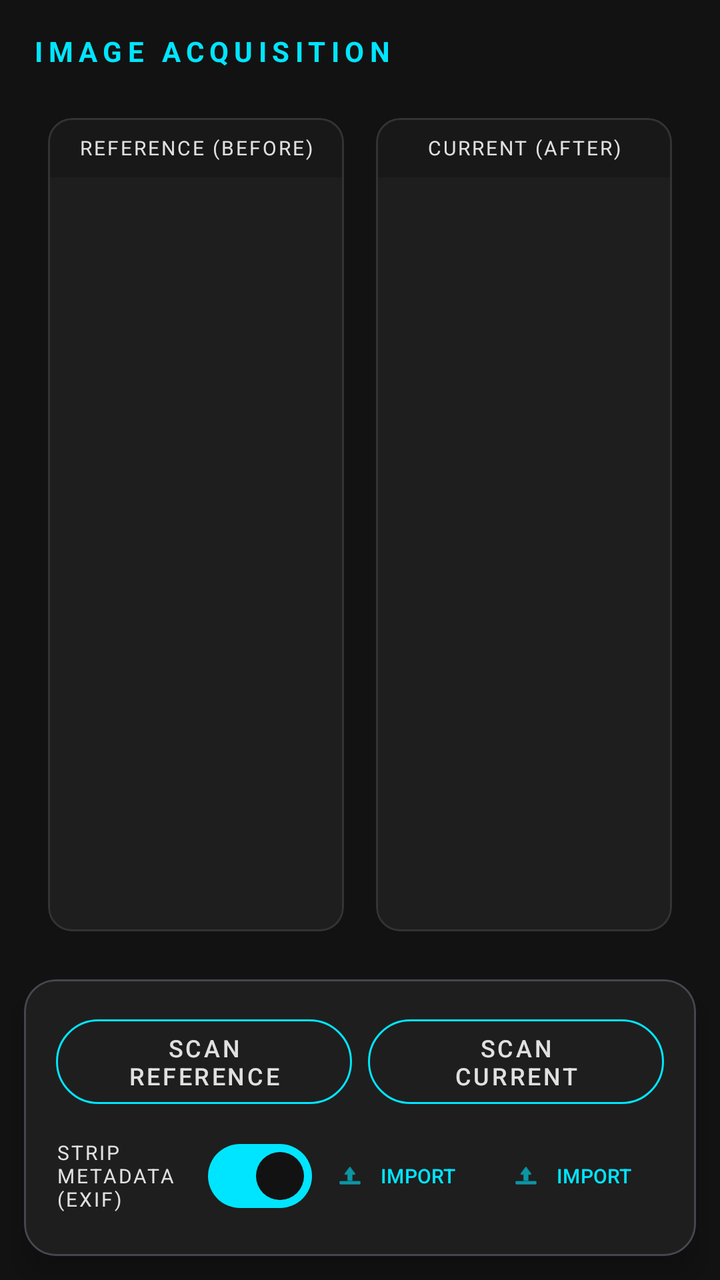
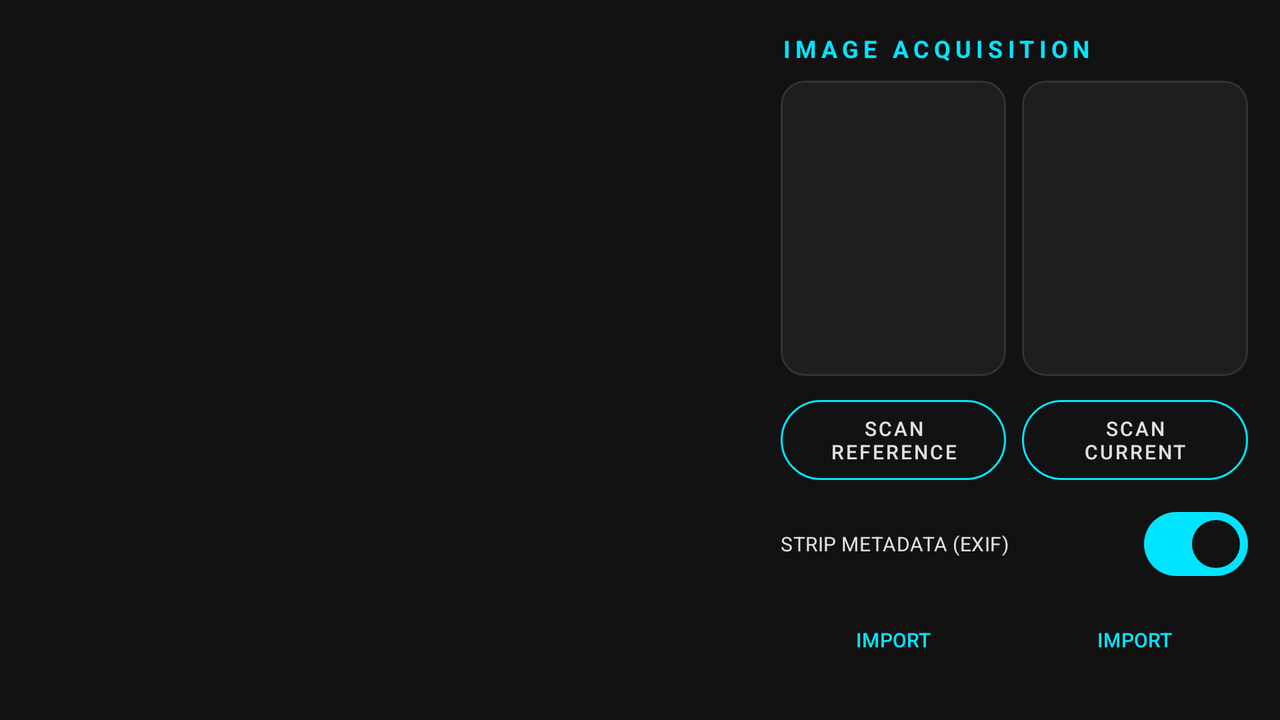

One screen, two layout resources from the same app: the default and the repository's alternative for another configuration. Each is rendered where Android would select it; the XML of both is given below.
<!-- AndroidManifest.xml: application theme Theme.TscmChangeDetection -->
<!-- res/layout/fragment_capture.xml -->
<?xml version="1.0" encoding="utf-8"?>
<androidx.coordinatorlayout.widget.CoordinatorLayout
    xmlns:android="http://schemas.android.com/apk/res/android"
    xmlns:app="http://schemas.android.com/apk/res-auto"
    android:layout_width="match_parent"
    android:layout_height="match_parent"
    android:background="@color/black">

    <androidx.constraintlayout.widget.ConstraintLayout
        android:layout_width="match_parent"
        android:layout_height="match_parent">

    
    <androidx.camera.view.PreviewView
        android:id="@+id/view_finder"
        android:layout_width="0dp"
        android:layout_height="0dp"
        android:visibility="gone"
        app:layout_constraintTop_toTopOf="parent"
        app:layout_constraintBottom_toTopOf="@id/control_card"
        app:layout_constraintStart_toStartOf="parent"
        app:layout_constraintEnd_toEndOf="parent" />

    
    <TextView
        android:id="@+id/txt_header"
        android:layout_width="wrap_content"
        android:layout_height="wrap_content"
        android:layout_margin="16dp"
        android:text="@string/header_acquisition"
        android:textColor="@color/tscm_primary"
        android:textStyle="bold"
        android:letterSpacing="0.2"
        android:textSize="14sp"
        app:layout_constraintTop_toTopOf="parent"
        app:layout_constraintStart_toStartOf="parent" />

    
    <FrameLayout
        android:id="@+id/empty_state_container"
        android:layout_width="0dp"
        android:layout_height="0dp"
        app:layout_constraintTop_toBottomOf="@id/txt_header"
        app:layout_constraintBottom_toTopOf="@id/control_card"
        app:layout_constraintStart_toStartOf="parent"
        app:layout_constraintEnd_toEndOf="parent">

        <ImageView
            android:id="@+id/img_logo_background"
            android:layout_width="200dp"
            android:layout_height="200dp"
            android:layout_gravity="center"
            android:src="@drawable/tscm_eye"
            android:alpha="0.15"
            android:scaleType="centerInside" />

        <LinearLayout
            android:id="@+id/thumbnail_row"
            android:layout_width="match_parent"
            android:layout_height="match_parent"
            android:orientation="horizontal"
            android:gravity="center"
            android:weightSum="2"
            android:padding="16dp">

            
            <com.google.android.material.card.MaterialCardView
                android:layout_width="0dp"
                android:layout_height="match_parent"
                android:layout_weight="1"
                android:layout_margin="8dp"
                app:strokeColor="@color/outline"
                app:cardBackgroundColor="@color/surface_variant">

                <LinearLayout
                    android:layout_width="match_parent"
                    android:layout_height="match_parent"
                    android:orientation="vertical">
                    <TextView
                        android:text="@string/label_reference_before"
                        android:textColor="@color/white"
                        android:gravity="center"
                        android:textSize="10sp"
                        android:letterSpacing="0.1"
                        android:layout_width="match_parent"
                        android:layout_height="wrap_content"
                        android:padding="8dp"
                        android:background="#33000000" />
                    <ImageView
                        android:id="@+id/img_before_thumb"
                        android:layout_width="match_parent"
                        android:layout_height="match_parent"
                        android:scaleType="centerInside"
                        android:visibility="invisible" />
                </LinearLayout>
            </com.google.android.material.card.MaterialCardView>

            
            <com.google.android.material.card.MaterialCardView
                android:layout_width="0dp"
                android:layout_height="match_parent"
                android:layout_weight="1"
                android:layout_margin="8dp"
                app:strokeColor="@color/outline"
                app:cardBackgroundColor="@color/surface_variant">

                <LinearLayout
                    android:layout_width="match_parent"
                    android:layout_height="match_parent"
                    android:orientation="vertical">
                    <TextView
                        android:text="@string/label_current_after"
                        android:textColor="@color/white"
                        android:gravity="center"
                        android:textSize="10sp"
                        android:letterSpacing="0.1"
                        android:layout_width="match_parent"
                        android:layout_height="wrap_content"
                        android:padding="8dp"
                        android:background="#33000000" />
                    <ImageView
                        android:id="@+id/img_after_thumb"
                        android:layout_width="match_parent"
                        android:layout_height="match_parent"
                        android:scaleType="centerInside"
                        android:visibility="invisible" />
                </LinearLayout>
            </com.google.android.material.card.MaterialCardView>

        </LinearLayout>
    </FrameLayout>

    
    <com.google.android.material.card.MaterialCardView
        android:id="@+id/control_card"
        android:layout_width="match_parent"
        android:layout_height="wrap_content"
        app:cardBackgroundColor="@color/surface_variant"
        app:cardCornerRadius="16dp"
        app:cardElevation="8dp"
        android:layout_margin="12dp"
        app:layout_constraintBottom_toBottomOf="parent">

        <LinearLayout
            android:layout_width="match_parent"
            android:layout_height="wrap_content"
            android:orientation="vertical"
            android:padding="16dp">

            <LinearLayout
                android:layout_width="match_parent"
                android:layout_height="wrap_content"
                android:orientation="horizontal">

                <Button
                    android:id="@+id/btn_capture_before"
                    android:layout_width="0dp"
                    android:layout_height="wrap_content"
                    android:layout_weight="1"
                    android:layout_marginEnd="8dp"
                    android:text="@string/btn_scan_reference"
                    style="@style/Widget.Tscm.Button.Outlined" />

                <Button
                    android:id="@+id/btn_capture_after"
                    android:layout_width="0dp"
                    android:layout_height="wrap_content"
                    android:layout_weight="1"
                    android:text="@string/btn_scan_current"
                    style="@style/Widget.Tscm.Button.Outlined" />

            </LinearLayout>

            <LinearLayout
                android:layout_width="match_parent"
                android:layout_height="wrap_content"
                android:orientation="horizontal"
                android:layout_marginTop="8dp"
                android:gravity="center_vertical">

                <com.google.android.material.materialswitch.MaterialSwitch
                    android:id="@+id/switch_strip_metadata"
                    android:layout_width="0dp"
                    android:layout_height="wrap_content"
                    android:layout_weight="1"
                    android:text="@string/label_strip_metadata"
                    android:textColor="@color/white"
                    android:textSize="10sp"
                    android:letterSpacing="0.1"
                    android:checked="true" />

                <com.google.android.material.button.MaterialButton
                    android:id="@+id/btn_upload_before"
                    android:layout_width="wrap_content"
                    android:layout_height="40dp"
                    android:text="@string/btn_import"
                    style="@style/Widget.Material3.Button.TextButton"
                    android:textSize="10sp"
                    android:textColor="@color/tscm_primary"
                    app:icon="@android:drawable/ic_menu_upload"
                    app:iconSize="14dp" />

                <com.google.android.material.button.MaterialButton
                    android:id="@+id/btn_upload_after"
                    android:layout_width="wrap_content"
                    android:layout_height="40dp"
                    android:text="@string/btn_import"
                    style="@style/Widget.Material3.Button.TextButton"
                    android:textSize="10sp"
                    android:textColor="@color/tscm_primary"
                    app:icon="@android:drawable/ic_menu_upload"
                    app:iconSize="14dp" />

            </LinearLayout>

            <Button
                android:id="@+id/btn_shutter"
                android:layout_width="64dp"
                android:layout_height="64dp"
                android:layout_gravity="center"
                android:layout_marginTop="8dp"
                android:visibility="gone"
                android:backgroundTint="@color/white"
                app:shapeAppearanceOverlay="@style/Widget.Material3.CircularProgressIndicator" />

        </LinearLayout>
    </com.google.android.material.card.MaterialCardView>

    </androidx.constraintlayout.widget.ConstraintLayout>

</androidx.coordinatorlayout.widget.CoordinatorLayout>
<!-- resources referenced by this layout -->
<resources>
  <color name="black">#FF121212</color>
  <color name="outline">#333333</color>
  <color name="surface_variant">#1E1E1E</color>
  <color name="tscm_primary">#00E5FF</color>
  <color name="white">#FFE0E0E0</color>
  <string name="btn_import">IMPORT</string>
  <string name="btn_scan_current">SCAN CURRENT</string>
  <string name="btn_scan_reference">SCAN REFERENCE</string>
  <string name="header_acquisition">IMAGE ACQUISITION</string>
  <string name="label_current_after">CURRENT (AFTER)</string>
  <string name="label_reference_before">REFERENCE (BEFORE)</string>
  <string name="label_strip_metadata">STRIP METADATA (EXIF)</string>
  <style name="Widget.Tscm.Button.Outlined" parent="Widget.Material3.Button.OutlinedButton">
          <item name="android:textAllCaps">true</item>
          <item name="android:letterSpacing">0.1</item>
          <item name="android:textSize">12sp</item>
          <item name="strokeColor">@color/tscm_primary</item>
          <item name="android:textColor">@color/white</item>
      </style>
  <style name="Theme.TscmChangeDetection" parent="Theme.Material3.Dark.NoActionBar">
          <item name="colorPrimary">@color/tscm_primary</item>
          <item name="colorOnPrimary">@color/black</item>
          <item name="colorPrimaryContainer">@color/tscm_primary_dark</item>
          <item name="colorOnPrimaryContainer">@color/white</item>
          <item name="android:windowBackground">@color/black</item>
          <item name="android:windowLayoutInDisplayCutoutMode">shortEdges</item>
          <item name="colorSurface">@color/black</item>
          <item name="colorSurfaceVariant">@color/surface_variant</item>
          <item name="colorOutline">@color/outline</item>
      </style>
  <color name="tscm_primary_dark">#00B8CC</color>
</resources>
<!-- res/layout-land/fragment_capture.xml (the repository's variant of the layout above) -->
<!-- drawn on the phone turned sideways -->
<?xml version="1.0" encoding="utf-8"?>
<androidx.coordinatorlayout.widget.CoordinatorLayout
    xmlns:android="http://schemas.android.com/apk/res/android"
    xmlns:app="http://schemas.android.com/apk/res-auto"
    android:layout_width="match_parent"
    android:layout_height="match_parent"
    android:background="@color/black">

    <androidx.constraintlayout.widget.ConstraintLayout
        android:layout_width="match_parent"
        android:layout_height="match_parent"
        android:padding="8dp">

    
    <androidx.camera.view.PreviewView
        android:id="@+id/view_finder"
        android:layout_width="0dp"
        android:layout_height="0dp"
        android:visibility="gone"
        app:layout_constraintTop_toTopOf="parent"
        app:layout_constraintBottom_toBottomOf="parent"
        app:layout_constraintStart_toStartOf="parent"
        app:layout_constraintEnd_toStartOf="@id/guideline" />

    <androidx.constraintlayout.widget.Guideline
        android:id="@+id/guideline"
        android:layout_width="wrap_content"
        android:layout_height="wrap_content"
        android:orientation="vertical"
        app:layout_constraintGuide_percent="0.6" />

    
    <LinearLayout
        android:layout_width="0dp"
        android:layout_height="0dp"
        android:orientation="vertical"
        android:padding="8dp"
        app:layout_constraintTop_toTopOf="parent"
        app:layout_constraintBottom_toBottomOf="parent"
        app:layout_constraintStart_toEndOf="@id/guideline"
        app:layout_constraintEnd_toEndOf="parent">

        
        <TextView
            android:layout_width="match_parent"
            android:layout_height="wrap_content"
            android:text="@string/header_acquisition"
            android:textColor="@color/tscm_primary"
            android:textStyle="bold"
            android:letterSpacing="0.2"
            android:textSize="12sp"
            android:layout_marginBottom="8dp" />

        
        <LinearLayout
            android:id="@+id/thumbnail_row"
            android:layout_width="match_parent"
            android:layout_height="0dp"
            android:layout_weight="1"
            android:orientation="horizontal">

            <com.google.android.material.card.MaterialCardView
                android:layout_width="0dp"
                android:layout_height="match_parent"
                android:layout_weight="1"
                android:layout_marginEnd="4dp"
                app:strokeColor="@color/outline"
                app:cardBackgroundColor="@color/surface_variant">
                <ImageView
                    android:id="@+id/img_before_thumb"
                    android:layout_width="match_parent"
                    android:layout_height="match_parent"
                    android:scaleType="centerInside"
                    android:visibility="invisible" />
            </com.google.android.material.card.MaterialCardView>

            <com.google.android.material.card.MaterialCardView
                android:layout_width="0dp"
                android:layout_height="match_parent"
                android:layout_weight="1"
                android:layout_marginStart="4dp"
                app:strokeColor="@color/outline"
                app:cardBackgroundColor="@color/surface_variant">
                <ImageView
                    android:id="@+id/img_after_thumb"
                    android:layout_width="match_parent"
                    android:layout_height="match_parent"
                    android:scaleType="centerInside"
                    android:visibility="invisible" />
            </com.google.android.material.card.MaterialCardView>
        </LinearLayout>

        
        <LinearLayout
            android:layout_width="match_parent"
            android:layout_height="wrap_content"
            android:orientation="horizontal"
            android:layout_marginTop="8dp">
            <Button
                android:id="@+id/btn_capture_before"
                android:layout_width="0dp"
                android:layout_height="wrap_content"
                android:layout_weight="1"
                android:text="@string/btn_scan_reference"
                android:textSize="10sp"
                style="@style/Widget.Tscm.Button.Outlined"
                android:layout_marginEnd="4dp" />
            <Button
                android:id="@+id/btn_capture_after"
                android:layout_width="0dp"
                android:layout_height="wrap_content"
                android:layout_weight="1"
                android:text="@string/btn_scan_current"
                android:textSize="10sp"
                style="@style/Widget.Tscm.Button.Outlined"
                android:layout_marginStart="4dp" />
        </LinearLayout>

        <LinearLayout
            android:layout_width="match_parent"
            android:layout_height="wrap_content"
            android:orientation="vertical"
            android:layout_marginTop="4dp">

            <com.google.android.material.materialswitch.MaterialSwitch
                android:id="@+id/switch_strip_metadata"
                android:layout_width="match_parent"
                android:layout_height="wrap_content"
                android:text="@string/label_strip_metadata"
                android:textColor="@color/white"
                android:textSize="10sp"
                android:checked="true" />

            <LinearLayout
                android:layout_width="match_parent"
                android:layout_height="wrap_content"
                android:orientation="horizontal">
                <Button
                    android:id="@+id/btn_upload_before"
                    android:layout_width="0dp"
                    android:layout_height="wrap_content"
                    android:layout_weight="1"
                    android:text="@string/btn_import"
                    android:textSize="10sp"
                    style="@style/Widget.Material3.Button.TextButton"
                    android:layout_marginEnd="4dp" />
                <Button
                    android:id="@+id/btn_upload_after"
                    android:layout_width="0dp"
                    android:layout_height="wrap_content"
                    android:layout_weight="1"
                    android:text="@string/btn_import"
                    android:textSize="10sp"
                    style="@style/Widget.Material3.Button.TextButton"
                    android:layout_marginStart="4dp" />
            </LinearLayout>
        </LinearLayout>


        
        <Button
            android:id="@+id/btn_shutter"
            android:layout_width="64dp"
            android:layout_height="64dp"
            android:layout_gravity="center"
            android:visibility="gone"
            android:backgroundTint="@color/white" />

    </LinearLayout>

    </androidx.constraintlayout.widget.ConstraintLayout>

</androidx.coordinatorlayout.widget.CoordinatorLayout>
<!-- resources referenced by the variant -->
<!-- as the phone turned sideways resolves them -->
<resources>
  <color name="black">#FF121212</color>
  <color name="outline">#333333</color>
  <color name="surface_variant">#1E1E1E</color>
  <color name="tscm_primary">#00E5FF</color>
  <color name="white">#FFE0E0E0</color>
  <string name="btn_import">IMPORT</string>
  <string name="btn_scan_current">SCAN CURRENT</string>
  <string name="btn_scan_reference">SCAN REFERENCE</string>
  <string name="header_acquisition">IMAGE ACQUISITION</string>
  <string name="label_strip_metadata">STRIP METADATA (EXIF)</string>
  <style name="Widget.Tscm.Button.Outlined" parent="Widget.Material3.Button.OutlinedButton">
          <item name="android:textAllCaps">true</item>
          <item name="android:letterSpacing">0.1</item>
          <item name="android:textSize">12sp</item>
          <item name="strokeColor">@color/tscm_primary</item>
          <item name="android:textColor">@color/white</item>
      </style>
  <style name="Theme.TscmChangeDetection" parent="Theme.Material3.Dark.NoActionBar">
          <item name="colorPrimary">@color/tscm_primary</item>
          <item name="colorOnPrimary">@color/black</item>
          <item name="colorPrimaryContainer">@color/tscm_primary_dark</item>
          <item name="colorOnPrimaryContainer">@color/white</item>
          <item name="android:windowBackground">@color/black</item>
          <item name="android:windowLayoutInDisplayCutoutMode">shortEdges</item>
          <item name="colorSurface">@color/black</item>
          <item name="colorSurfaceVariant">@color/surface_variant</item>
          <item name="colorOutline">@color/outline</item>
      </style>
  <color name="tscm_primary_dark">#00B8CC</color>
</resources>
